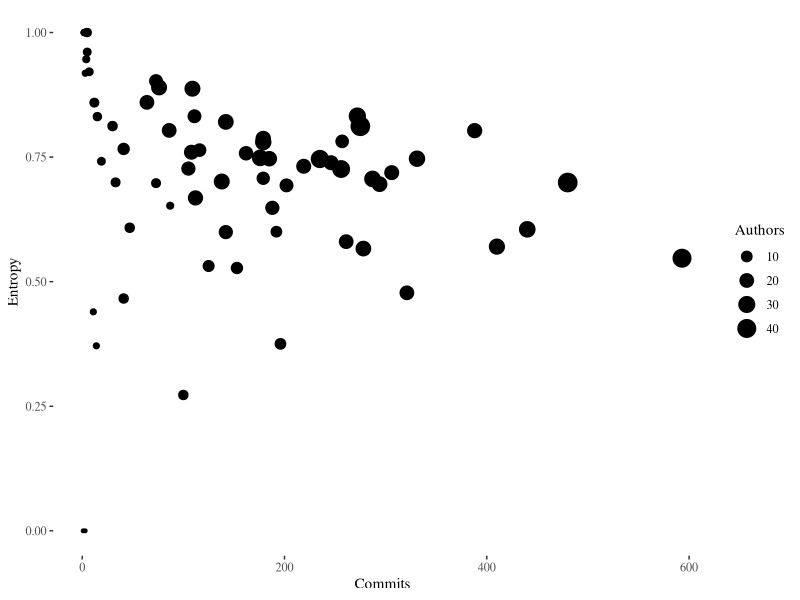
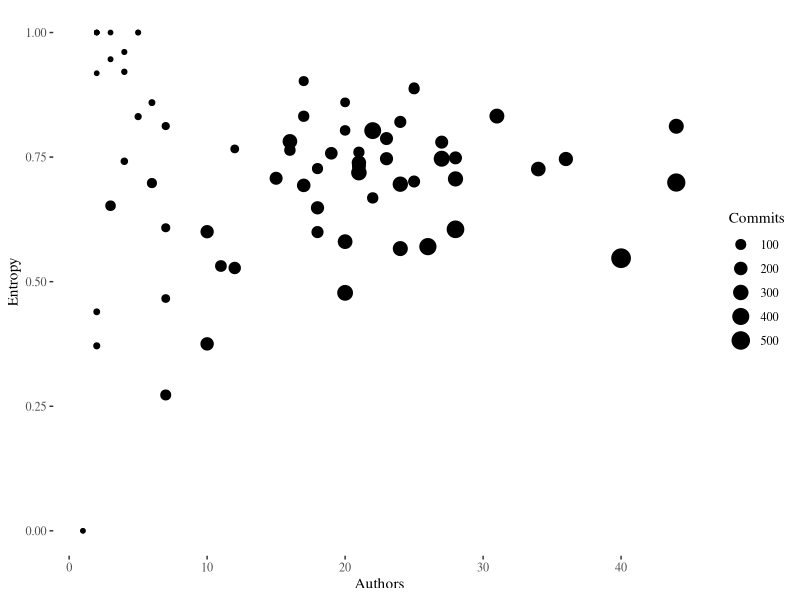
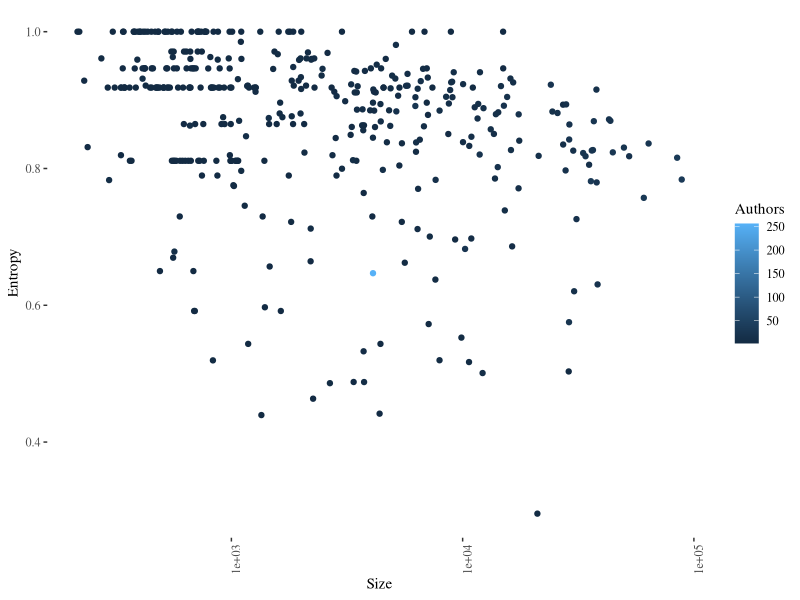
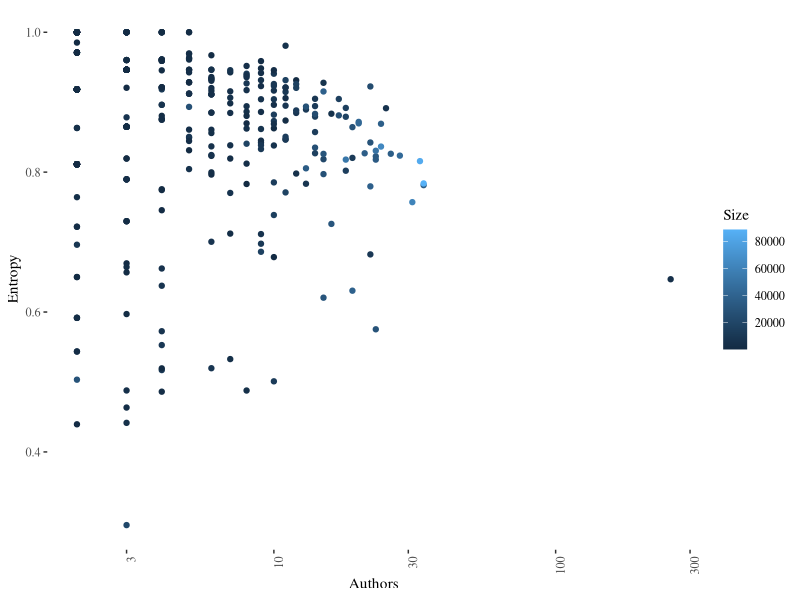
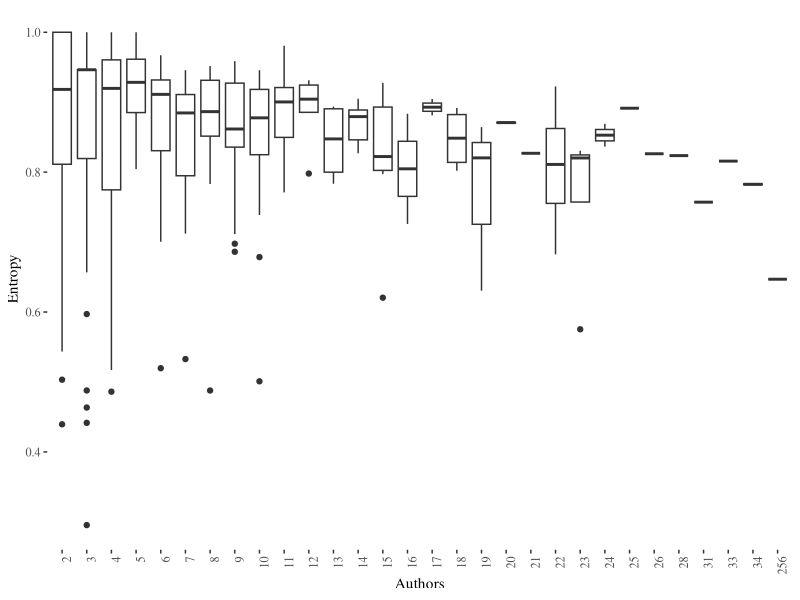
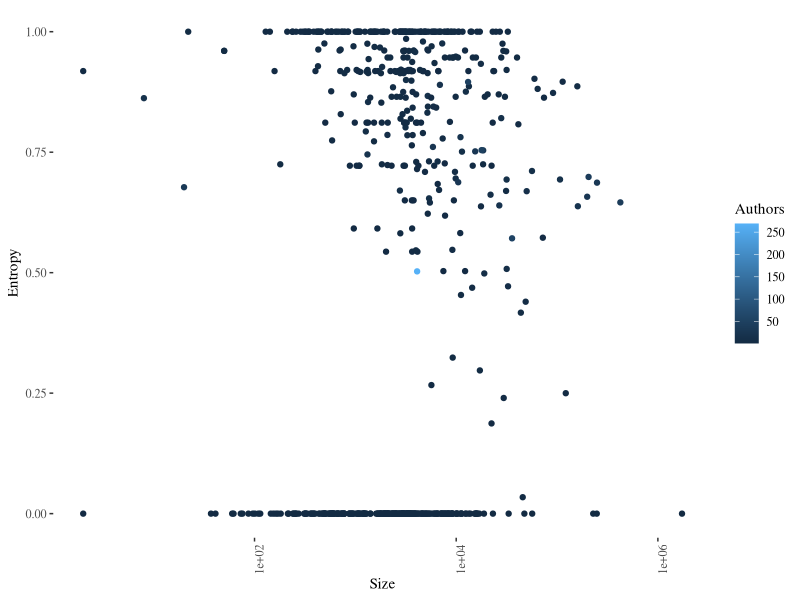
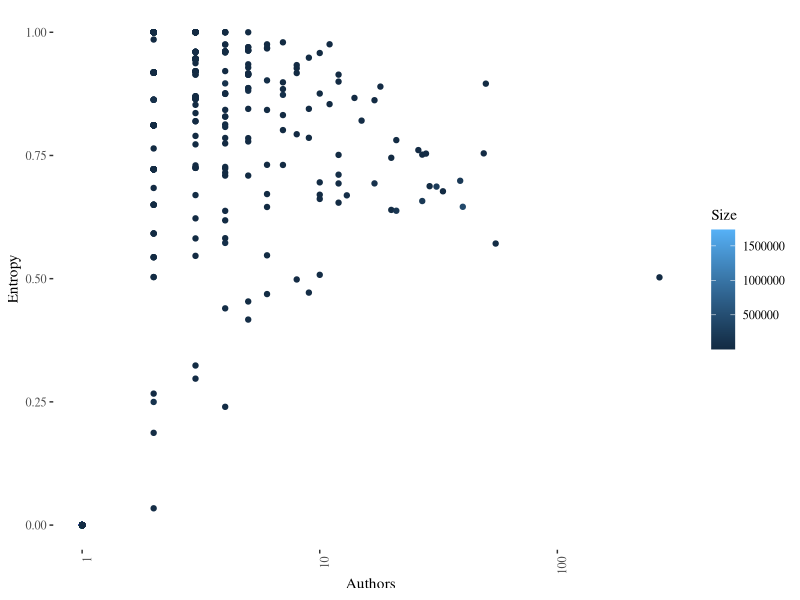
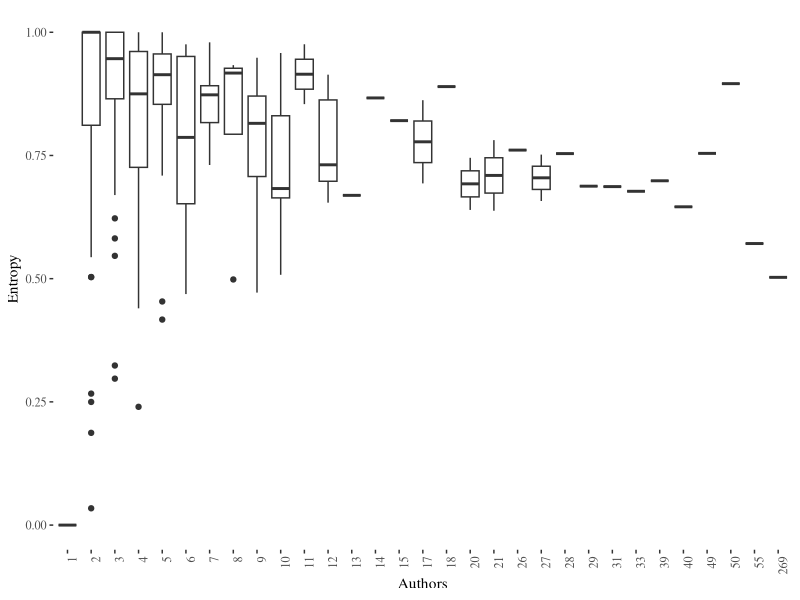

The R script that drew these images, in order:
## ---- chunk 1
library(ggplot2)
library(ggthemes)
entropy <- read.csv("../data/file-entropy.csv")
entropy.c <- read.csv("../data/perl6-doc-current-files.csv")
entropy.r <- read.csv("../data/perl6-rakudo-current-files.csv")

## ---- chunk 2
commits.t <- read.csv("../data/commits.csv")
commits.t$Month <- as.Date(commits.t$Month)
ggplot(commits.t, aes(x=Commits,y=Entropy,size=Authors))+geom_point()+theme_tufte()
ggplot(commits.t, aes(x=Authors,y=Entropy,size=Commits))+geom_point()+theme_tufte()
## ---- chunk 3
entropy.c <- entropy.c[ entropy.c$Entropy > 0,]
ggplot(entropy.c, aes(x=Size,y=Entropy,color=Authors))+geom_point()+theme_tufte()+ theme(axis.text.x = element_text(angle = 90, hjust = 1))+ scale_x_log10()
ggplot(entropy.c, aes(x=Authors,y=Entropy,color=Size))+geom_point()+theme_tufte()+ theme(axis.text.x = element_text(angle = 90, hjust = 1))+ scale_x_log10()
entropy.c$Authors <- as.factor(entropy.c$Authors)
ggplot(entropy.c, aes(x=Authors,y=Entropy))+geom_boxplot()+theme_tufte()+ theme(axis.text.x = element_text(angle = 90, hjust = 1))
## ---- chunk 4
entropy.r <- entropy.r[ entropy.c$Entropy > 0,]
ggplot(entropy.r, aes(x=Size,y=Entropy,color=Authors))+geom_point()+theme_tufte()+ theme(axis.text.x = element_text(angle = 90, hjust = 1))+ scale_x_log10()
ggplot(entropy.r, aes(x=Authors,y=Entropy,color=Size))+geom_point()+theme_tufte()+ theme(axis.text.x = element_text(angle = 90, hjust = 1))+ scale_x_log10()
entropy.r$Authors <- as.factor(entropy.r$Authors)
ggplot(entropy.r, aes(x=Authors,y=Entropy))+geom_boxplot()+theme_tufte()+ theme(axis.text.x = element_text(angle = 90, hjust = 1))
